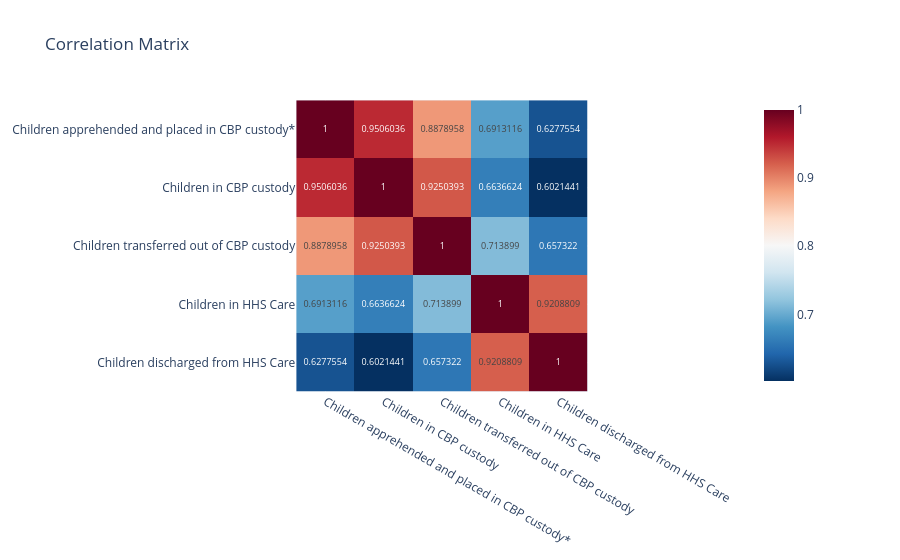

Notebook source saved alongside this figure:
### Code cell
fig = px.imshow(
    corr,
    text_auto=True,
    color_continuous_scale="RdBu_r",
    title="Correlation Matrix"
)

fig.show()

### Figure 1 — Plotly figure (JSON) as saved in the notebook; plotly's stock layout.template omitted (floating-point values rounded to 4 significant figures)
{"data": [{"coloraxis": "coloraxis", "hovertemplate": "x: %{x}<br>y: %{y}<br>color: %{z}<extra></extra>", "name": "0", "texttemplate": "%{z}", "type": "heatmap", "x": ["Children apprehended and placed in CBP custody*", "Children in CBP custody", "Children transferred out of CBP custody", "Children in HHS Care", "Children discharged from HHS Care"], "xaxis": "x", "y": ["Children apprehended and placed in CBP custody*", "Children in CBP custody", "Children transferred out of CBP custody", "Children in HHS Care", "Children discharged from HHS Care"], "yaxis": "y", "z": [[1.0, 0.9506, 0.8879, 0.6913, 0.6278], [0.9506, 1.0, 0.925, 0.6637, 0.6021], [0.8879, 0.925, 1.0, 0.7139, 0.6573], [0.6913, 0.6637, 0.7139, 1.0, 0.9209], [0.6278, 0.6021, 0.6573, 0.9209, 1.0]]}], "layout": {"coloraxis": {"autocolorscale": false, "colorscale": [[0, "rgb(5,48,97)"], [0.1, "rgb(33,102,172)"], [0.2, "rgb(67,147,195)"], [0.3, "rgb(146,197,222)"], [0.4, "rgb(209,229,240)"], [0.5, "rgb(247,247,247)"], [0.6, "rgb(253,219,199)"], [0.7, "rgb(244,165,130)"], [0.8, "rgb(214,96,77)"], [0.9, "rgb(178,24,43)"], [1, "rgb(103,0,31)"]]}, "title": {"text": "Correlation Matrix"}, "xaxis": {"anchor": "y", "constrain": "domain", "domain": [0, 1], "scaleanchor": "y"}, "yaxis": {"anchor": "x", "autorange": "reversed", "constrain": "domain", "domain": [0, 1]}}}
